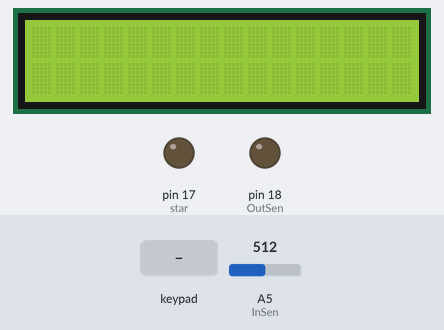
A sketch run on a simulated Arduino Uno, built with avr-gcc and run on an emulated ATmega328P. On the bench: 16×2 character LCD, output pins drawn as LEDs (lit = HIGH). Inputs (shaded band) come from the test bench; at power-on: A5 (InSen) = 512. What the sketch prints to the serial monitor is not drawn.

Above: at 1.2 s.
1.3 s: keypad keys 9 8 7 6 pressed 0.4 s apart
At 4.1 s:
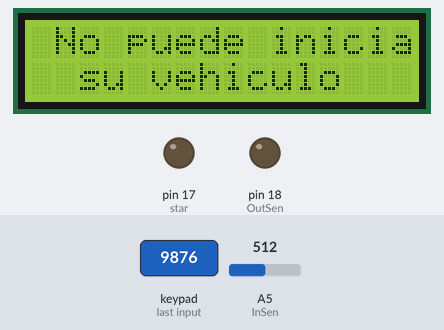
4.4 s: A5 (InSen) set to 710
7.4 s: key '1' pressed
At 8.3 s:
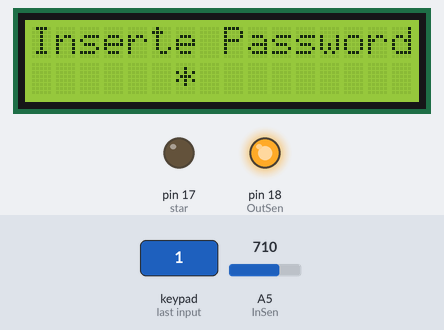
9.1 s: key '2' pressed
At 10.3 s:
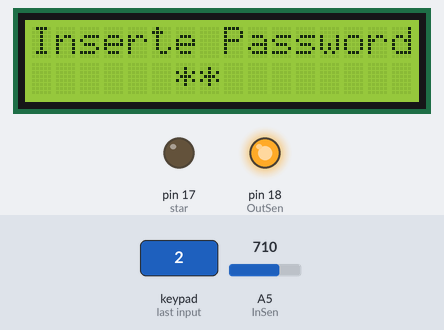
10.6 s: keypad keys 9 8 7 6 # pressed 0.4 s apart
At 14.7 s:
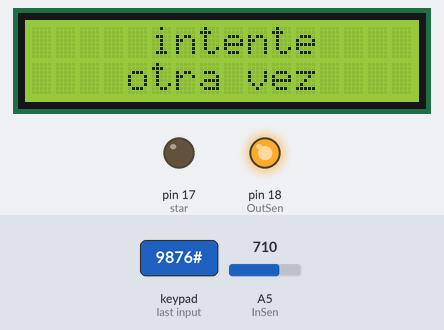
15.6 s: key '3' pressed
At 17.5 s:
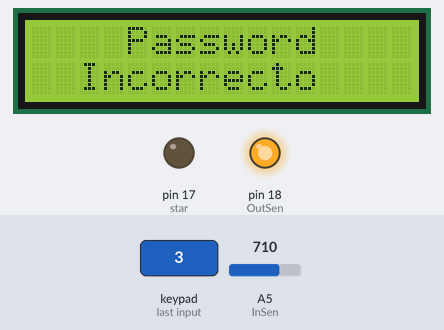
Timing chart, 0 to 19.0 s (numbered marks = the images above; inputs shaded):
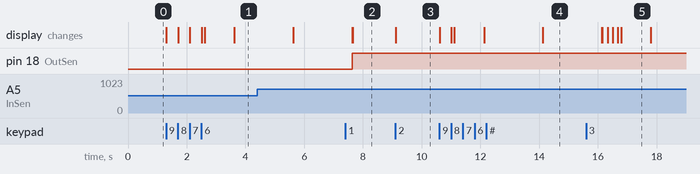

Measured:
- after the input at 1.3 s, the display: first changes at once (image 1 shows a later state)
- after the input at 7.4 s, the display: first differs from a run without the input after 0.25 s (image 2)
- after the input at 9.1 s, the display: changes at once (image 3)
- after the input at 10.6 s, the display: first changes at once (image 4 shows a later state)
- after the input at 15.6 s, the display: first differs from a run without the input after 1.1 s (image 5 shows a later state)
- what the display in image 5 shows lasts 1.0 s, from 16.8 s to 17.8 s

The sketch:

Codigo.ino
```cpp
#include <LiquidCrystal.h>
#include <Keypad.h>
int a=0, b=0, c=0, d=0;
int var=0;
int C1=1,C2=2,C3=3,C4=4; //aqui definimos la clave
char f='*';
const byte filas = 4; //numero de filas.
const byte columnas = 4; //numero de colunas.
char tecla[filas][columnas] = {
  {'1','2','3','A'},
  {'4','5','6','B'},
  {'7','8','9','C'},
  {'*','0','#','D'}
};

LiquidCrystal lcd(A1,A0,A2,12,11,10); //D7,D6,D4,E,RS

byte pinFilas[filas] = {9, 8, 7, 6}; //pines conectados a filas del keypad
byte pinColumnas[columnas] = {5, 4, 3, 2}; //pines conectados a columnas del keypad

Keypad keypad = Keypad( makeKeymap(tecla), pinFilas, pinColumnas, filas, columnas );

// se declara la variable para el proyecto
int sensorluz = 0;
#define InSen  A5
#define OutSen 18
#define star 17

void setup(){
  Serial.begin(9600);
  lcd.begin(16, 2);
  //Configuramos como salidas los pines donde se conectan los led
  pinMode(OutSen,   OUTPUT);
  pinMode(star, OUTPUT);

  /// Iniciamos las salidas en apagado
  digitalWrite(star,   LOW);
  digitalWrite(OutSen, LOW);

}

void loop(){


  //////// FUNCION CLAVE DE SEGURIDAD/////////////////
  FuncionClave();
  //////// FUNCION SENSOR DE LUZ/////////////////
  FuncionLuz();

}

/////////// VOID DE FUNCIONES DEL PROYECTO //////
void FuncionLuz(){
    ////////////////FUNCION SENSOR DE LUZ ////////////
  // Guardamos el valor leido del ADC en una variable
  // El valor leido por el ADC (voltaje) aumenta de manera directamente proporcional
  // con respecto a la luz percibida por el LDR
  sensorluz = analogRead(InSen);
  // imprimimos el valor leido en monitor serial
  Serial.println(sensorluz);

  ///// CONDICION SI ES DE DIA O NOCHE ////
  if (sensorluz > 700)
    {
     // se encienden las luces del carro
      digitalWrite(OutSen, HIGH);

      //lcd.setCursor(9,2);
      //lcd.print("LUZ:");
      //lcd.setCursor(13,2);
      //lcd.print("ONN");
    }
  else
    {
    // se apagan las luces del carro
      digitalWrite(OutSen, LOW);

      //lcd.setCursor(9,2);
      //lcd.print("LUZ:");
      //lcd.setCursor(13,2);
      //lcd.print("OFF");
    }
}

void FuncionClave(){

  // Guardamos el valor de la techa precionada
  // en variable key
  char key = keypad.getKey();

  if (key){
   lcd.setCursor(0,0),lcd.print("Inserte Password");
   lcd.setCursor(6+var,1);
   lcd.print(key),lcd.setCursor(6+var,1),lcd.print(f);
   key=key-48; //
   var++;
   switch(var){
    case 1:
    a=key; //almacenar primer digito
    break;
    case 2:
    b=key; //almacenar segundo digito
    break;
    case 3:
    c=key; //almacenar tercer digito
    break;
    case 4:
    d=key; //almacenar cuarto digito
   delay(100);

     if(a==C1 && b==C2 && c==C3 && d==C4){
    lcd.clear();
    lcd.setCursor(4,0);
    lcd.print("Password");
    lcd.setCursor(4,1);
    lcd.print("Correcto");
    digitalWrite(star,HIGH);//LED Verde enciende
    delay(1000);
    lcd.clear();
    lcd.setCursor(1,0);
    lcd.print("Puede Encender");
    lcd.setCursor(2,1);
    lcd.print("su vehiculo");
    delay(2000);
    lcd.clear();
    }
  else{
    lcd.clear();
    lcd.setCursor(4,0);
    lcd.print("Password");
    lcd.setCursor(2,1);
    lcd.print("Incorrecto");
    digitalWrite(star,LOW); // con LOW led rojo encendido
    delay(1000);
    lcd.clear();
    lcd.setCursor(1,0);
    lcd.print("No puede iniciar");
    lcd.setCursor(2,1);
    lcd.print("su vehiculo");
    delay(2000);
    lcd.clear();
    lcd.setCursor(5,0);
    lcd.print("intente");
    lcd.setCursor(4,1);
    lcd.print("otra vez");
    delay(2000);
    lcd.clear();
    }
}
    if (var == 4){var=0;}
}
}
```
